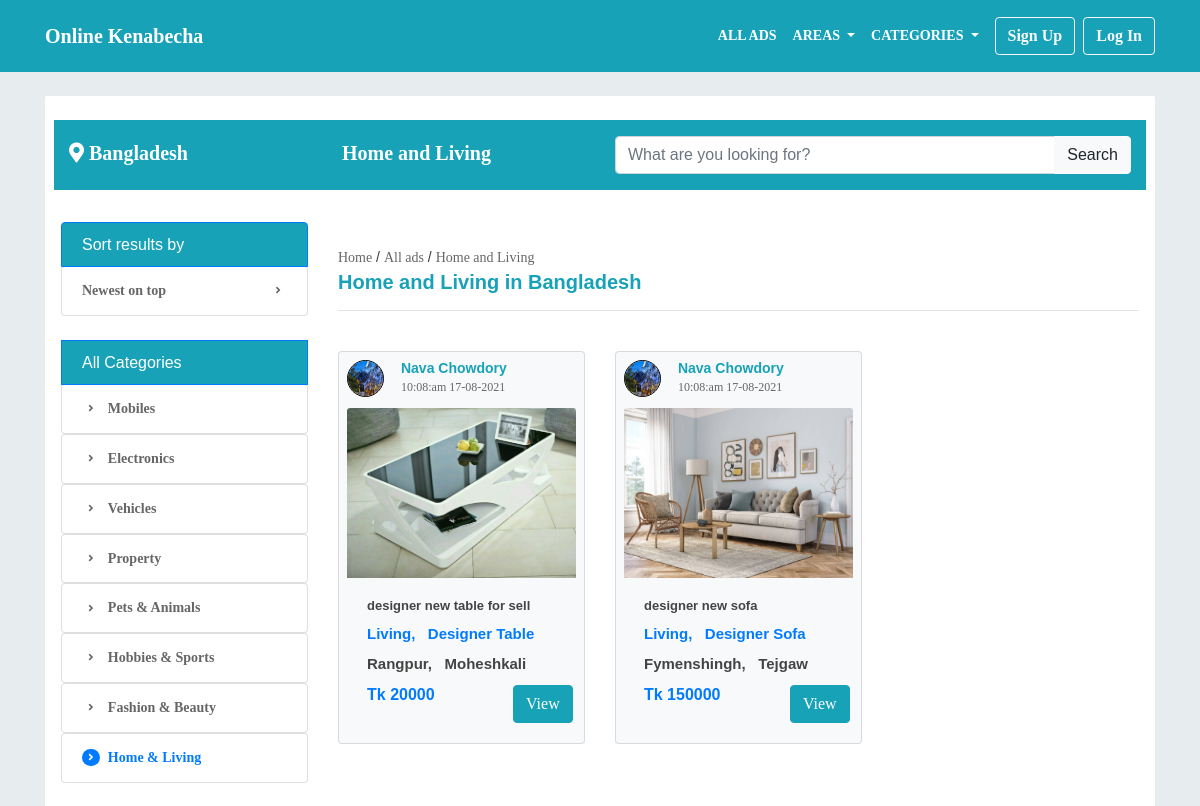
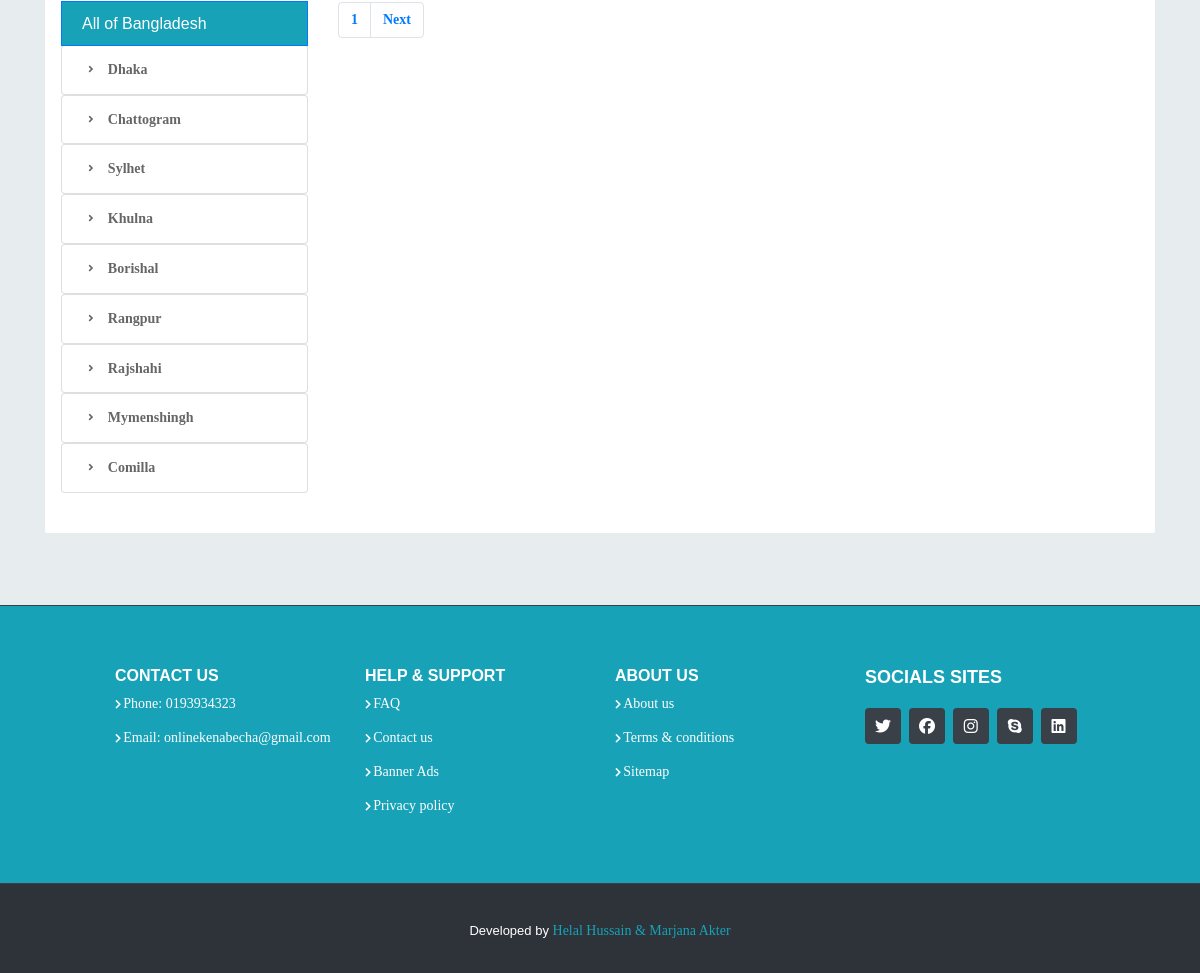
The page /living.php on the database its author committed (2 pictures, top to bottom).
### tables this page shows
CREATE TABLE `ad_post` (
  `post_id` int(11) NOT NULL,
  `user_id` int(11) NOT NULL,
  `user_email` varchar(100) NOT NULL,
  `phone_no` varchar(100) NOT NULL,
  `category` varchar(100) NOT NULL,
  `sub_category` varchar(100) NOT NULL,
  `user_division` varchar(100) NOT NULL,
  `user_district` varchar(100) NOT NULL,
  `condition` varchar(50) NOT NULL,
  `title` varchar(360) NOT NULL,
  `description` varchar(500) NOT NULL,
  `price` varchar(50) NOT NULL,
  `negotiable` varchar(50) DEFAULT NULL,
  `image_1` varchar(500) NOT NULL,
  `image_2` varchar(500) NOT NULL,
  `image_3` varchar(500) NOT NULL,
  `image_4` varchar(500) NOT NULL,
  `image_5` varchar(500) NOT NULL,
  `time` varchar(50) DEFAULT NULL,
  `able` varchar(50) DEFAULT 'able'
);

CREATE TABLE `user` (
  `user_id` int(11) NOT NULL,
  `user_first_name` varchar(50) NOT NULL,
  `user_last_nam` varchar(50) NOT NULL,
  `user_email` varchar(100) NOT NULL,
  `user_password` varchar(50) NOT NULL,
  `user_confirm_password` varchar(50) NOT NULL,
  `gender` varchar(50) NOT NULL,
  `date_of_birth` varchar(100) NOT NULL,
  `phone_no` varchar(100) NOT NULL,
  `user_division` varchar(100) NOT NULL,
  `user_district` varchar(100) NOT NULL,
  `user_image` varchar(500) NOT NULL,
  `able` varchar(10) DEFAULT NULL
);

### living.php (the view, shortened to what this page needs)
<?php include('header.php'); ?>
<div class="" style="background:#e7edee; ">
<div class="container pt-4">
            <div class="faq bg-white p-3 " style=" border-radius: 2px;">
            <div class="p-2">
        <div class="row pt-3 bg-info">
            <div class="col-lg-3">
                <a href="#" style="font-size:20px;font-weight:bold; color:#fff;"><i class="fas fa-map-marker-alt"></i> Bangladesh</a>
            </div>
            <div class="col-lg-3">
            <a href="#" style="font-size:20px;font-weight:bold;color:#fff;"><i class=""></i> Home and Living</a>
            </div>
            <div class="col-lg-6">
            <form action="" method="GET">
            <div class="input-group mb-3">
                <input type="text" name="search" class="form-control" value="<?php if(isset($_GET['search'])){
                    echo $_GET['search'];
                } ?>" placeholder="What are you looking for?" required>
                <div class="input-group-append">
                    <button type="submit" class="btn btn-light" name="sear" id="basic-addon2">Search</button>
                </div>
            </div>
            </form>
            </div>
        </div>
        </div>
            <div class="row pt-4 pb-4 bg-white">
                <div class="col-lg-3">
                    <h6 class="list-group-item list-group-item-action active bg-info">Sort results by</h6>
                    <ul class="list-group">
                    <a href="all-ads.php">
                        <li class="list-group-item d-flex font-weight-bold justify-content-between align-items-center">
                            Newest on top
                            <span class="badge badge badge-pill "><i class="fa fa-angle-right"></i></span>
                        </li>
                        </a>
                    </ul>
                    <br>
                    <h6 class="list-group-item list-group-item-action bg-info active">All Categories</h6>
                    <ul class="list-group">
                        <a href="mobiles.php">
                        <li class="list-group-item d-flex font-weight-bold align-items-center">
                        <span class="badge badge badge-pill mr-2"><i class="fa fa-angle-right font-weight-bold"></i> </span>
                        Mobiles
                        </li>
                        </a>
                        <a href="electronics.php">
                        <li class="list-group-item text d-flex font-weight-bold align-items-center">
                        <span class="badge badge badge-pill mr-2"><i class="fa fa-angle-right font-weight-bold"></i> </span>
                            Electronics
                        </li>
                        </a>
                        <a href="vehicles.php">
                        <li class="list-group-item d-flex font-weight-bold align-items-center">
                        <span class="badge badge badge-pill mr-2"><i class="fa fa-angle-right font-weight-bold"></i> </span>
                        Vehicles
                        </li>
                        </a>
                        <a href="property.php">
                        <li class="list-group-item d-flex font-weight-bold align-items-center">
                        <span class="badge badge badge-pill mr-2"><i class="fa fa-angle-right font-weight-bold"></i> </span>
                        Property
                        </li>
                        </a>
                        <a href="animals.php">
                        <li class="list-group-item d-flex font-weight-bold align-items-center">
                        <span class="badge badge badge-pill mr-2"><i class="fa fa-angle-right font-weight-bold"></i> </span>
                        Pets & Animals
                        </li>
                        </a>
                        <a href="sports.php">
                        <li class="list-group-item d-flex font-weight-bold align-items-center">
                        <span class="badge badge badge-pill mr-2"><i class="fa fa-angle-right font-weight-bold"></i> </span>
                        Hobbies & Sports
                        </li>
                        </a>
                        <a href="fashion.php">
                        <li class="list-group-item d-flex font-weight-bold align-items-center">
                        <span class="badge badge badge-pill mr-2"><i class="fa fa-angle-right font-weight-bold"></i> </span>
                        Fashion & Beauty
                        </li>
                        </a>
                        <a href="living.php">
                        <li class="list-group-item text-primary d-flex font-weight-bold align-items-center">
                        <span class="badge badge-primary badge-pill mr-2"><i class="fa fa-angle-right font-weight-bold"></i> </span>
                        Home & Living
                        </li>
                        </a>
                    </ul>
                    <br>
                    <h6 class="list-group-item list-group-item-action bg-info active">All of Bangladesh</h6>
                    <ul class="list-group">
                        <a href="dhaka.php">
                        <li class="list-group-item d-flex font-weight-bold align-items-center">
                        <span class="badge badge badge-pill mr-2"><i class="fa fa-angle-right font-weight-bold"></i> </span>
                        Dhaka
                        </li>
                        </a>
                        <a href="chattogram.php">
                        <li class="list-group-item d-flex font-weight-bold align-items-center">
                        <span class="badge badge badge-pill mr-2"><i class="fa fa-angle-right font-weight-bold"></i> </span>
                        Chattogram
                        </li>
                        </a>
                        <a href="sylhet.php">
                        <li class="list-group-item d-flex font-weight-bold align-items-center">
                        <span class="badge badge badge-pill mr-2"><i class="fa fa-angle-right font-weight-bold"></i> </span>
                        Sylhet
                        </li>
                        </a>
                        <a href="khulna.php">
                        <li class="list-group-item d-flex font-weight-bold align-items-center">
                        <span class="badge badge badge-pill mr-2"><i class="fa fa-angle-right"></i> </span>
                        Khulna
                        </li>
                        </a>
                        <a href="#">
                        <li class="list-group-item d-flex font-weight-bold align-items-center">
                        <span class="badge badge badge-pill mr-2"><i class="fa fa-angle-right font-weight-bold"></i> </span>
                        Borishal
                        </li>
                        </a>
                        <a href="#">
                        <li class="list-group-item d-flex font-weight-bold align-items-center">
                        <span class="badge badge badge-pill mr-2"><i class="fa fa-angle-right font-weight-bold"></i> </span>
                        Rangpur
                        </li>
                        </a>
                        <a href="rajshahi.php">
                        <li class="list-group-item d-flex font-weight-bold align-items-center">
                        <span class="badge badge badge-pill mr-2"><i class="fa fa-angle-right font-weight-bold"></i> </span>
                        Rajshahi
                        </li>
                        </a>
                        <a href="mymenshingh.php">
                        <li class="list-group-item d-flex font-weight-bold align-items-center">
                        <span class="badge badge badge-pill mr-2"><i class="fa fa-angle-right font-weight-bold"></i> </span>
                        Mymenshingh
                        </li>
                        </a>
                        <a href="comilla.php">
                        <li class="list-group-item d-flex font-weight-bold align-items-center">
                        <span class="badge badge badge-pill mr-2"><i class="fa fa-angle-right font-weight-bold"></i> </span>
                        Comilla
                        </li>
                        </a>
                    </ul>
                </div>
                <div class="col-lg-9"><br>
                <h5 class="text-dark" style="font-size:14px;"><a href="onlinekenabecha.php">Home</a> / <a href="all-ads.php">All ads</a> / <a href="living.php">Home and Living</a></h5>
                <h5 class="font-weight-bold text-info">Home and Living in Bangladesh</h5><hr><br>
   <div class="row">
     <?php
             $limit = 9;
             if(isset($_GET['page'])){
                $page = $_GET['page'];
            }else{
                $page = 1;
            }
              $offset =($page -1) * $limit;
                 $qu ="SELECT * FROM ad_post WHERE able='able' and category='Living' ORDER BY post_id DESC LIMIT {$offset}, {$limit}";
                 $d =mysqli_query($conn,$qu);
                 while($res =mysqli_fetch_assoc($d)){
                     $post_id = $res['user_id'];
                    $queryfrom ="SELECT * FROM user WHERE user_id='$post_id'";
                    $datafrom =mysqli_query($conn,$queryfrom);
                    $userfrom = mysqli_fetch_assoc($datafrom);
                   ?>
          <div class="col-lg-4 pb-3">
          <div class="card bg-light pt-2 pr-2 pl-2">
              <div class="row">
                  <div class="col-lg-10">
                      <div class="row">
                          <div class="col-lg-3">
                          <img class="card-img-top" src="<?php echo $userfrom['user_image']; ?>" style="height:37px!important;width:37px!important; border:1px solid black; border-radius:50%;" alt="">
                          </div>
                          <div class="col-lg-9" style="">
                              <h6 class="text-info"style="font-size:14px;"><strong><?php echo $userfrom['user_first_name'];?></strong> <strong><?php echo $userfrom['user_last_nam']; ?></strong></h6>
                              <p class="card-text text-left " style="font-size:12px;"><?php echo $res['time']; ?> </p>
                          </div>
                      </div>
                  </div><br><br>
              </div>
                        <img class="card-img-top" src="<?php echo $res['image_1']; ?>" style="height:170px;" alt="">
                            <div class="card-body">
                            <h6 class="card-title  font-weight-bold" style=" font-size:13px;"><?php echo $res['title'];?></h6>
                                <h6 class="card-title text-primary font-weight-bold text-capitalize " style=" font-size:15px;"><?php echo $res['category'];?>, &nbsp; <?php echo $res['sub_category']; ?> </h6>
                                <h6 class="card-title font-weight-bold text-capitalize " style=" font-size:15px;"><?php echo $res['user_division']; ?>, &nbsp; <?php echo $res['user_district']; ?> </h6>
                        <div class="row">
                             <div class="col-lg-8">
                                <h6 class="card-text text-primary font-weight-bold">Tk <?php echo $res['price']; ?> </h6>
                            </div>
                              <div class="col-lg-4">
                                 <div class="text-right">
                                     <?php echo "<a class='btn btn-info' href='product-details.php?post_id=$res[post_id]'>View</a>";?>
                                 </div>
                              </div>
                          </div>
                        </div>
                </div>
            </div>
            <?php }?>
                 </div>
                    <br>
                    <?php
                        $sql1 = "SELECT * FROM ad_post WHERE able='able' and category='Living'";
                        $result1 = mysqli_query($conn,$sql1) or die("query Failed.");
                        if(mysqli_num_rows($result1) > 0){
                            $total_records = mysqli_num_rows($result1);
                            $limit =9;
                             $page = $_GET['page'];
                            $total_page = ceil($total_records / $limit);
                            echo '<nav  class="pt-4 pl-" aria-label="...">
                            <ul class="pagination">';
                            for($i =1; $i<=$total_page; $i++){
                                if($i == $page){
                                    $active = "active";
                                }else{
                                    $active = "";
                                }
                                echo '<li class="'.$active.' page-item ">
                                <a class="page-link font-weight-bold" href="living.php?page='.$i.'">'.$i.'</a>
                                </li>  ';
                            }
                            if($total_page > $page){
                                echo '<li class="page-item ">
                            <a  href="living.php?page='.($page + 1).'" class="page-link font-weight-bold" >Next</a>
                            </li>';
                            }
                            echo '</ul></nav>';
                        }
                    ?>
                </div>
            </div>
    </div>
</div>
<br><br>
<br>
</div>
<?php include('footer.php'); ?>

### assets/css/header.css (style rules this page uses)
body { font-family: "Open Sans", sans-serif; color: #444444; }
a { color: #ffc451; }
h1, h2, h3, h4, h5, h6 { font-family: "Raleway", sans-serif; }

### assets/css/main.css (style rules this page uses)
* { margin: 0px; padding: 0px; box-sizing: border-box; }
body, html { height: 100%; font-family: Poppins-Regular, sans-serif; }
a { font-family: Poppins-Regular; font-size: 14px; line-height: 1.7; color: #666666; margin: 0px; transition: all 0.4s; -webkit-transition: all 0.4s; -o-transition: all 0.4s; -moz-transition: all 0.4s; }
h1,h2,h3,h4,h5,h6 { margin: 0px; }
p { font-family: Poppins-Regular; font-size: 14px; line-height: 1.7; color: #666666; margin: 0px; }
ul, li { margin: 0px; list-style-type: none; }
input { outline: none; border: none; }
button { outline: none !important; border: none; background: transparent; }

### rows shown on the page
ad_post: user.user_image (picture), user.user_first_name "Nava", user.user_last_nam "Chowdory", time "10:08:am 17-08-2021", image_1 (picture), title "designer new table for sell", category "Living", sub_category "Designer Table", user_division "Rangpur", user_district "Moheshkali", price "20000"
ad_post: user.user_image (picture), user.user_first_name "Nava", user.user_last_nam "Chowdory", time "10:08:am 17-08-2021", image_1 (picture), title "designer new sofa", category "Living", sub_category "Designer Sofa", user_division "Fymenshingh", user_district "Tejgaw", price "150000"
